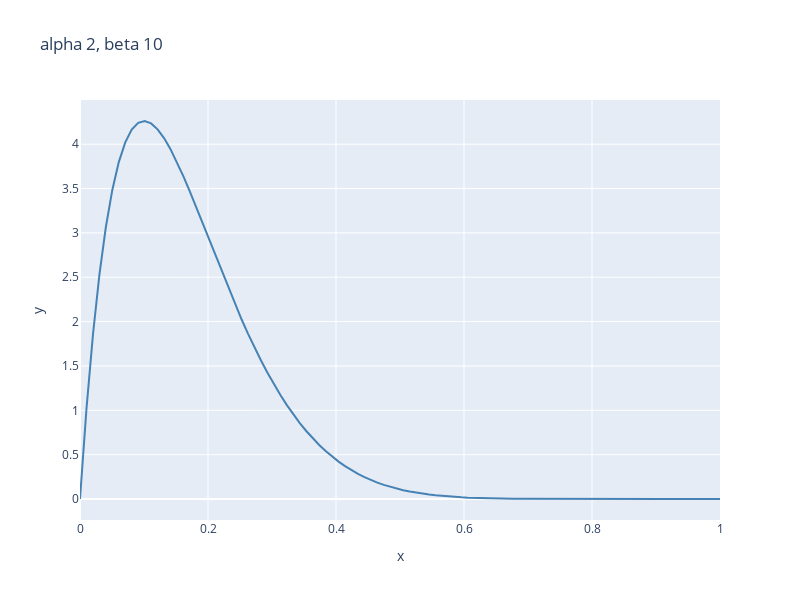

The cell this chart's notebook holds for it:
### Code cell
def beta_vector_individual(alpha, beta, theta_range_steps):
    theta =  np.linspace(0,1,theta_range_steps)
    term = gamma(alpha + beta) / ( gamma(alpha) * gamma(beta) )
    p_theta = term * theta**(alpha - 1) * (1 - theta)**(beta - 1)
    fig = px.line(x=theta, y=p_theta, color_discrete_sequence=["steelblue"], 
                  height=600, width=800, title=" alpha %d, beta %d" %(alpha, beta))
    fig.data[0].line[]
    fig.show()


beta_vector_individual(2,10,100)
